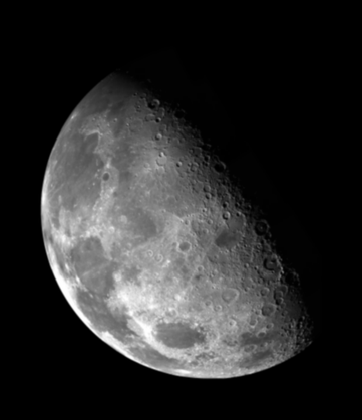
%> input picture HWs/HW6/Q2/image.tif, 362 x 420 px, shrunk from 466 x 540 before the run
$ octave main.m   (GNU Octave 9; MATLAB toolbox functions it lacks are replaced by stand-ins)
%> lines starting %> are read from the running program, lines starting %| are printed output that depends on the picture; in (x1, y1, x2, y2) boxes, pixels count from 0 and x2, y2 are one past the last pixel; in counts of white or black regions, pixels touching at a corner belong together; the program's own positions count from 1
### HWs/HW6/Q2/addPeriodicNoise.m
%**************************************************************************
% This is 'addPeriodicNoise' function for part a of question 2            *
% In this function first we proccess inputs                               *
% then we produce periodic noise pattern and calculate this spectrum      *
%                                                                         *
% Inputs:  M,N: size of noise pattern                                     *
%          C: spikes place matrix                                         *
%          A,B: noise parameters
%                                                                         *
% Outputs: r: noise pattern in spatial domain                             *
%          R: fourie transform of r                                       *
%          S: spectrum of R                                               *
%**************************************************************************
function [r,R,S] = addPeriodicNoise(M,N,C,A,B)
    K = size(C,1);
    if nargin == 3
        A(1:K) = 1.0;
        B(1:K , 1:2) = 0;
    elseif nargin == 4
        B(1:K , 1:2) = 0;
    end

    R = zeros(M,N);
    for j=1:K
        u1 = M/2 + 1 + C(j,1);
        v1 = N/2 + 1 + C(j,2);
        R(u1,v1) = 1i * (A(j)/2) * exp(1i*2*pi*C(j,1) * B(j,1)/M);

        u2 = M/2 + 1 - C(j,1);
        v2 = N/2 + 1 - C(j,2);
        R(u2,v2) = -1i * (A(j)/2) * exp(1i*2*pi*C(j,1) * B(j,2)/N);
    end

    S = abs(R);
    r = real(ifft2(ifftshift(R)));
end

### HWs/HW6/Q2/centered.m
%**************************************************************************
% This is 'centered' function for all parts of question 2                 *
% In this function we centerize image to center of frequency domain       *
%                                                                         *
% Inputs:  inputImage: a not centered image that we want make center      *
%                                                                         *
% Outputs: resultImage: centered image                                    *
%**************************************************************************
function resultImage = centered(inputImage)
    resultImage = inputImage;
    for i = 1:size(resultImage,1)
        for j =1:size(resultImage,2)
            resultImage(i,j) = resultImage(i,j) * (-1)^(i+j);
        end
    end
end

### HWs/HW6/Q2/a.m
%**************************************************************************
% This is 'a' function for part a of question 2                           *
% In this function first we create C matrix that indicate place of        *
% spike values in fourie spectrum of image that show periodic noise       *
% then call addPeriodicNoise function produce image that have just spikes *
% then we boost this spikes by arithmetic mean filter                     *
% after that we add spikes to image spectrum and reconstruct result image *
% finally we produce Butterworth high pass filters and produce multiple   *
% notch filter with them                                                  *
%                                                                         *
% Inputs:  img: original image                                            *
%                                                                         *
% Outputs: multipleNotch: notch filter that we create with some HF filters*
%          noisyImageSpectrum: noisy image spectrum                       *
%          noisyImage: periodic noisy image                               *
%**************************************************************************
function [multipleNotch,noisyImageSpectrum,noisyImage] = a(img)

    C = [ 0 64; 64 64 ; -64 64 ];

    [r,R,S] = addPeriodicNoise(size(img,1),size(img,2),C);
     S = removeNoise(S,'amean',3,3);

    noisyImageSpectrum = abs(fft2(centered(img)));
    S = normalize(S,min(min(noisyImageSpectrum)),max(max(noisyImageSpectrum)));
    noisyImageSpectrum = noisyImageSpectrum + S;

    noisyImage = centered(ifft2(noisyImageSpectrum .* exp(1i*angle(fft2(centered(img))))));

    M = size(img ,1);
    N = size(img ,2);
    [Dk1,Dl1] = distance(M,N,0,64);
    [Dk2,Dl2] = distance(M,N,64,64);
    [Dk3,Dl3] = distance(M,N,-64,64);

     D0 = [15 ; 15 ; 15];

     multipleNotch = createNotch(Dk1,Dl1,Dk2,Dl2,Dk3,Dl3,D0);

end

### HWs/HW6/Q2/normalize.m
%**************************************************************************
% this function normalize matrix X to [low high]                          *
%                                                                         *
% Inputs: X: original matrix                                              *
%         low: low value                                                  *
%         high: max value                                                 *
%                                                                         *
% output: output: normalized matrix to [low high]                         *
%**************************************************************************
function output =  normalize(X , low , high)
    X = X - min(min(X));
    output = low + (high-low)* X / max(max(X));
end

### HWs/HW6/Q2/distance.m
%**************************************************************************
% This is 'distance' function for part a of question 2                    *
% In this function we calculate distance meshes in M*N matrix with        *
% Uk and Vk centers                                                       *
%                                                                         *
% Inputs:  M,N: space matrix                                              *
%          Uk and Vk: center of distance matrix                           *
%                                                                         *
% Outputs: Dk : distance matrix of result calculations                    *
%          Dl : symmetric matrix of Dk                                    *
%**************************************************************************
function [Dk,Dl] = distance(M,N,Uk,Vk)
        Dk = zeros(M,N);
        for u = 1:M
            for v = 1:N
                Dk(u,v) = sqrt((u-M/2-Uk).^2 + (v-N/2-Vk).^2 );
            end
        end
        Dl = zeros(M,N);
        for u = 1:M
            for v = 1:N
                Dl(u,v) = sqrt((u-M/2+Uk).^2 + (v-N/2+Vk).^2 );
            end
        end
end

### HWs/HW6/Q2/b.m
%**************************************************************************
% This is 'b' function for part b of question 2                           *
% In this function we apply notch filter to noisy image                   *
% and reconstruct restored image                                          *
%                                                                         *
% Inputs:  multipleNotch: notch filter that we create with some HF filters*
%          img: original image without noise                              *
%          noisyImageSpectrum: noisy image spectrum                       *
%                                                                         *
% Outputs: result: noise removed image                                    *
%          noisyImageSpectrumRestore: restored image spectrum             *
%**************************************************************************
function [noisyImageSpectrumRestore,result] = b(multipleNotch,img,noisyImageSpectrum)

     noisyImageSpectrumRestore = noisyImageSpectrum .* multipleNotch;

     result = centered(ifft2(noisyImageSpectrumRestore .* ...
         exp(1i*angle(fft2(centered(img))))));

end

### HWs/HW6/Q2/createNotch.m
%**************************************************************************
% This is 'createNotch' function for part a of question 2                 *
% In this function we produce 6 HP butterworth filter in suitable places  *
% and make multiple notch filter with them                                *
%                                                                         *
% Inputs:  Dks and Dls: distance matrixes of btw filters                  *
%          D0: cut-off frequency                                          *
%                                                                         *
% Outputs: multipleNotch: notch filter that we create with some HF filters*
%**************************************************************************
function multipleNotch = createNotch(Dk1,Dl1,Dk2,Dl2,Dk3,Dl3,D0)

     Hk1 = 1./(1+(D0(1)./Dk1).^2);
     Hl1 = 1./(1+(D0(1)./Dl1).^2);

     Hk2 = 1./(1+(D0(2)./Dk2).^2);
     Hl2 = 1./(1+(D0(2)./Dl2).^2);

     Hk3 = 1./(1+(D0(3)./Dk3).^2);
     Hl3 = 1./(1+(D0(3)./Dl3).^2);

     multipleNotch = Hk1 .* Hl1 .* Hk2 .* Hl2 .* Hk3 .* Hl3;
end

### HWs/HW6/Q2/removeNoise.m
%**************************************************************************
% this function is removeNoise function for part a of question 2          *
% this function produce all type of filters for noise removal methods     *                                 *
%                                                                         *
% Inputs: g: noisy image                                                  *
%         type: noise removal method type                                 *
%         m and n: size of appropriate filter for noise remove            *
%                                                                         *
% output: f: noise removed image                                          *
%**************************************************************************
function f = removeNoise(g,type,m,n)

    switch type
        case 'amean'
            w = fspecial('average',[m n]);
            f = imfilter(g,w,'replicate');
        case 'gmean'
            inclass = class(g);
            g = im2double(g);
            warning off;
            f = exp(imfilter(log(g), ones(m,n) , 'replicate')).^(1/m/n);
            warning on;
            f = changeclass(inclass,f);
        case 'median'
            f = medfilt2(g , [m n],'symmetric');
        case 'min'
            f = ordfilt2(g, 1, ones(m,n), 'symmetric');
        case 'max'
            f = ordfilt2(g, m*n, ones(m,n), 'symmetric');
        case 'midpoint'
            f1 = ordfilt2(g, 1, ones(m,n), 'symmetric');
            f2 = ordfilt2(g,m*n,ones(m,n),'symmetric');
            f = imlincomb(0.5,f1,0.5,f2);
        otherwise
            error('Unknown filter type');
    end

end

### HWs/HW6/Q2/main.m
%**************************************************************************
% This is main function for question 2 of Home work 6                     *
% In main function first we read image and convert it to double           *
% then call 'a' function to produce periodic noisy image and multiple     *
% notch filter. then call 'b' function to apply this notch filter to img  *
% and finally show all results                                            *
%**************************************************************************
clear all;clc;
img = double(imread('image.tif'));
%> img: size 420x362 double; min 0, max 254, mean 42.7; mean of the top-left, top-right, bottom-left and bottom-right quarters 40.2, 5.6, 75.8, 49

[multipleNotch,noisyImageSpectrum,noisyImage] = a(img);
%> in normalize, `output = low + (high-low)* X / max(max(X));`:
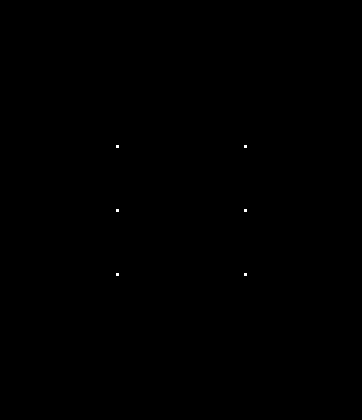
%> output: size 420x362 double; values 1.53 (black) and 6485785 (white), 0.04% white in thin lines or dots, all inside (x1, y1, x2, y2) = (116, 145, 247, 276)
%> after the loop in centered (call 3), `for i = 1:size(resultImage,1)`:
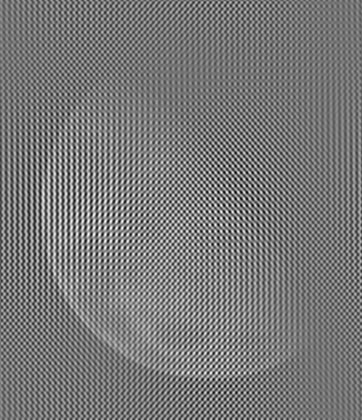
%> resultImage: size 420x362 double; min -1011, max 1217.9, mean 42.7; drawn with min black and max white
%> call 2 of distance, with M = 420, N = 362, Uk = 64, Vk = 64
%> after the loop in distance (call 2), `for u = 1:M`:
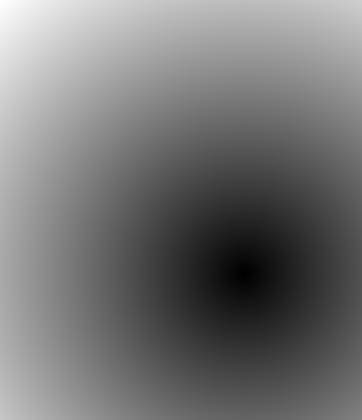
%> Dk: size 420x362 double; min 0, max 366.1, mean 167.8; drawn with min black and max white
%> after the loop in distance (call 2), `for u = 1:M`:
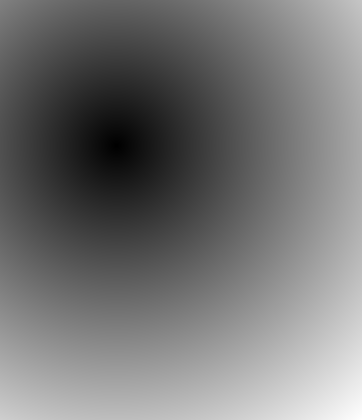
%> Dl: size 420x362 double; min 0, max 367.6, mean 168.3; drawn with min black and max white
%> call 3 of distance, with M = 420, N = 362, Uk = -64, Vk = 64
%> after the loop in distance (call 3), `for u = 1:M`:
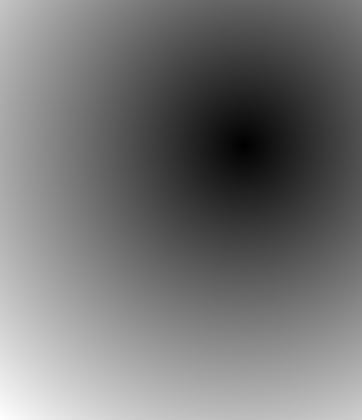
%> Dk: size 420x362 double; min 0, max 366.9, mean 168.1; drawn with min black and max white
%> after the loop in distance (call 3), `for u = 1:M`:
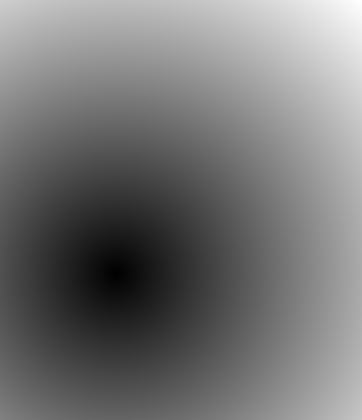
%> Dl: size 420x362 double; min 0, max 366.8, mean 168.1; drawn with min black and max white

[noisyImageSpectrumRestore,result] = b(multipleNotch,img,noisyImageSpectrum);

figure;
subplot(2,3,1);
imshow(img,[]);
title('original image');
subplot(2,3,2);
imshow(real(noisyImage),[]);
title('noisy image');
subplot(2,3,3);
imshow(log(1+noisyImageSpectrum),[]);
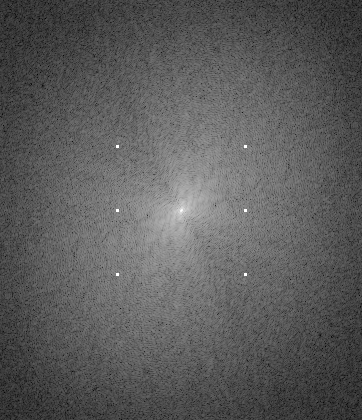
%> displayed picture: size 420x362, on the screen's scale of 0 to 255; min 0, max 255, mean 91.4
title('noisy image spectrum');
subplot(2,3,4);
imshow(multipleNotch,[]);
title('multiple Notch filter');
subplot(2,3,5);
imshow(log(1+ noisyImageSpectrumRestore),[]);
title('multiple Notch filter applied');
subplot(2,3,6);
imshow(real(result),[]);
title('noise removal result');
